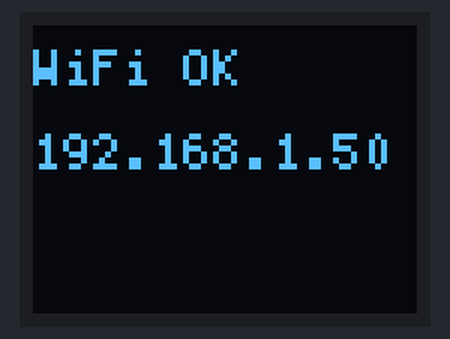
Recording of a sketch running on a simulated ESP8266 (Wemos D1 mini). Parts: 64×48 one-colour display. WiFi joins after 1.5 s; servers stay silent unless stated; the local clock reads 2024-03-15 10:24:30 at power-on unless the sketch sets it; what the sketch prints to the serial monitor is not drawn.

Above: at 2.1 s.
At 3.6 s:
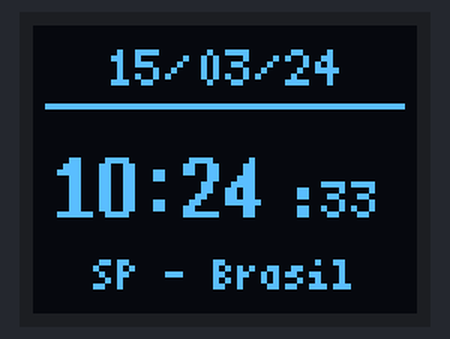
At 12.3 s:
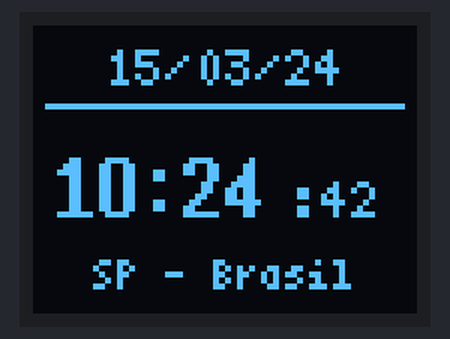
At 20.4 s:
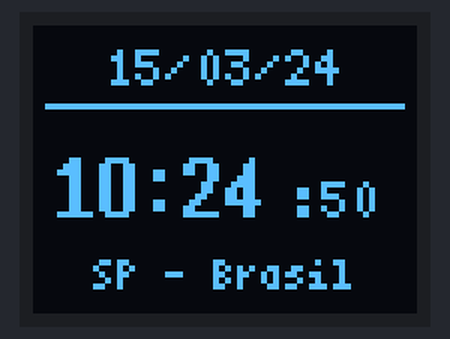
At 29.1 s:
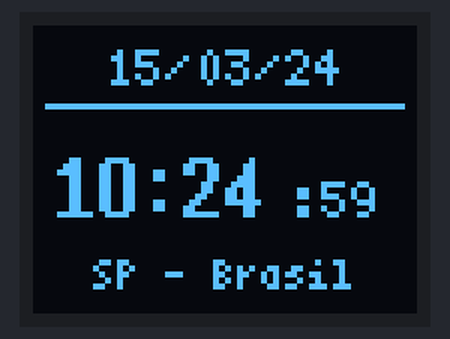
At 38.3 s:
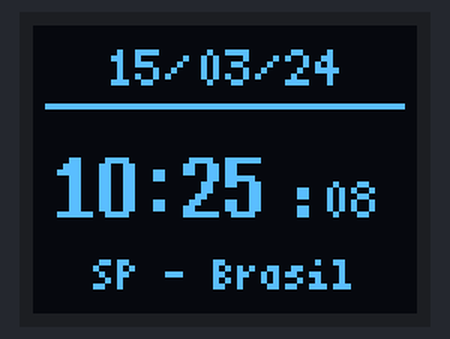

Measured:
- what the display in image 0 shows lasts 1.5 s, from 2.1 s to 3.6 s
- what the display in image 1 shows lasts 0.5 s, from 3.6 s to 4.1 s
- what the display in image 2 shows lasts 1.1 s, from 12.2 s to 13.3 s

The sketch:

Teste_oled2.ino
```cpp
#include <ESP8266WiFi.h>
#include <U8g2lib.h>
#include <Wire.h>
#include <time.h>

// Credenciais Wi-Fi informadas
const char* ssid = "S729-1";
const char* password = "25102026";

// Configuração de Fuso Horário de São Paulo (-3h = -10800s, sem horário de verão = 0)
// Em formato POSIX TZ: "<-03>3" ou UTC-3
const char* tzInfo = "<-03>3";
const char* ntpServer1 = "a.st1.ntp.br";
const char* ntpServer2 = "b.st1.ntp.br";
const char* ntpServer3 = "pool.ntp.org";

// Display Wemos OLED Shield 64x48 (I2C)
// Pinos padrão D1 Mini: D1 (SCL / GPIO5), D2 (SDA / GPIO4)
// Controlador padrão SSD1306 64x48
// U8G2_SSD1306_64X48_ER_F_HW_I2C(rotation, [reset])
U8G2_SSD1306_64X48_ER_F_HW_I2C u8g2(U8G2_R0, /* reset=*/ U8X8_PIN_NONE);

void showMessage(const char* line1, const char* line2 = nullptr, const char* line3 = nullptr) {
  u8g2.clearBuffer();
  u8g2.setFont(u8g2_font_5x7_tf);
  if (line1) u8g2.drawStr(0, 10, line1);
  if (line2) u8g2.drawStr(0, 24, line2);
  if (line3) u8g2.drawStr(0, 38, line3);
  u8g2.sendBuffer();
}

void setup() {
  Serial.begin(115200);
  delay(500);
  Serial.println("\n--- Iniciando D1 Mini OLED 64x48 (Relógio NTP SP) ---");

  // Inicia barramento I2C nos pinos nativos do shield (SDA=D2, SCL=D1)
  Wire.begin(D2, D1);
  u8g2.begin();

  showMessage("WiFi...", "Conectando");

  WiFi.mode(WIFI_STA);
  WiFi.begin(ssid, password);

  Serial.print("Conectando ao WiFi");
  int attempts = 0;
  while (WiFi.status() != WL_CONNECTED && attempts < 30) {
    delay(500);
    Serial.print(".");
    attempts++;
  }

  if (WiFi.status() == WL_CONNECTED) {
    Serial.println("\nWiFi Conectado!");
    Serial.print("IP: ");
    Serial.println(WiFi.localIP());
    showMessage("WiFi OK", WiFi.localIP().toString().c_str());
  } else {
    Serial.println("\nFalha ao conectar no WiFi. Continuando para tentar reconexao...");
    showMessage("WiFi Erro", "Tentando...");
  }
  delay(1500);

  // Configuração NTP com Timezone POSIX para São Paulo
  configTime(tzInfo, ntpServer1, ntpServer2, ntpServer3);
  Serial.println("Aguardando sincronizacao NTP...");
}

void loop() {
  time_t now = time(nullptr);
  struct tm timeinfo;
  localtime_r(&now, &timeinfo);

  // timeinfo.tm_year conta a partir de 1900
  bool timeSynced = (timeinfo.tm_year > (2020 - 1900));

  u8g2.clearBuffer();

  if (!timeSynced) {
    u8g2.setFont(u8g2_font_5x7_tf);
    u8g2.drawStr(2, 16, "Sincroniz.");
    u8g2.drawStr(2, 30, "Hora NTP..");

    // Status do WiFi no rodapé
    if (WiFi.status() == WL_CONNECTED) {
      u8g2.drawStr(2, 44, "WiFi: OK");
    } else {
      u8g2.drawStr(2, 44, "WiFi: Recon.");
    }
    u8g2.sendBuffer();
    Serial.println("Aguardando hora do NTP...");
    delay(1000);
    return;
  }

  // Buffers formatados
  char dateStr[16];
  char timeStr[16];
  char secStr[16];

  // Ex: "27/10/26"
  snprintf(dateStr, sizeof(dateStr), "%02d/%02d/%02d",
           timeinfo.tm_mday,
           timeinfo.tm_mon + 1,
           timeinfo.tm_year % 100);

  // Ex: "13:45"
  snprintf(timeStr, sizeof(timeStr), "%02d:%02d",
           timeinfo.tm_hour,
           timeinfo.tm_min);

  // Ex: ":30"
  snprintf(secStr, sizeof(secStr), ":%02d", timeinfo.tm_sec);

  // Renderização formatada para 64x48
  // 1. Data centralizada no topo
  u8g2.setFont(u8g2_font_5x7_tf);
  int dateWidth = u8g2.getStrWidth(dateStr);
  int dateX = (64 - dateWidth) / 2;
  u8g2.drawStr(dateX, 10, dateStr);

  // Linha separadora
  u8g2.drawHLine(2, 13, 60);

  // 2. Horas e minutos com fonte maior e nítida
  u8g2.setFont(u8g2_font_7x14B_tf);
  u8g2.drawStr(4, 32, timeStr);

  // 3. Segundos menores ao lado
  u8g2.setFont(u8g2_font_5x7_tf);
  u8g2.drawStr(43, 32, secStr);

  // 4. Rodapé indicando localização ou status WiFi
  u8g2.setFont(u8g2_font_4x6_tf);
  if (WiFi.status() == WL_CONNECTED) {
    u8g2.drawStr(10, 44, "SP - Brasil");
  } else {
    u8g2.drawStr(12, 44, "Sem Wi-Fi");
  }

  u8g2.sendBuffer();

  // Log no serial
  char fullLog[64];
  snprintf(fullLog, sizeof(fullLog), "[%s %02d:%02d:%02d] Atualizado display.",
           dateStr, timeinfo.tm_hour, timeinfo.tm_min, timeinfo.tm_sec);
  Serial.println(fullLog);

  delay(500);
}
```
